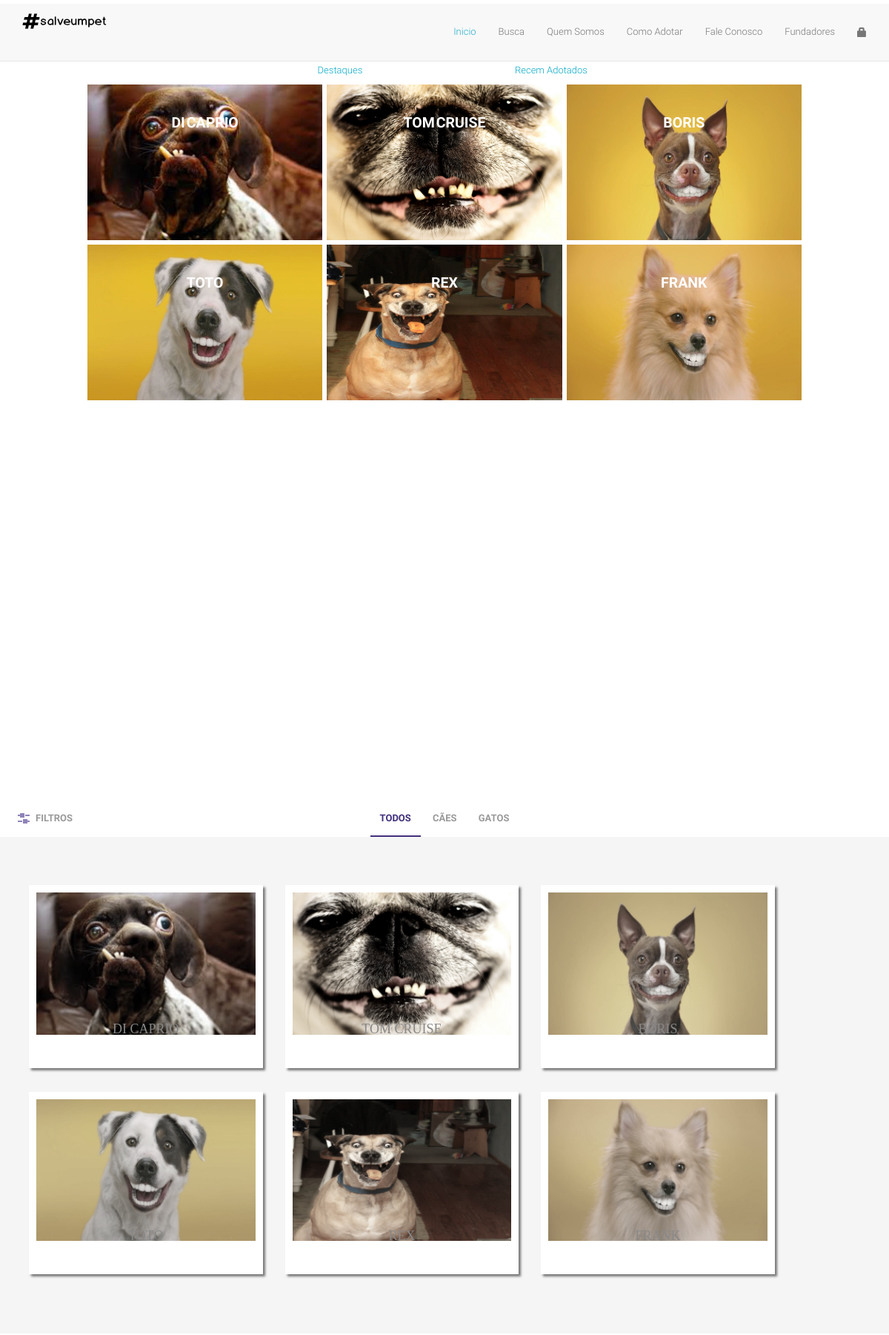
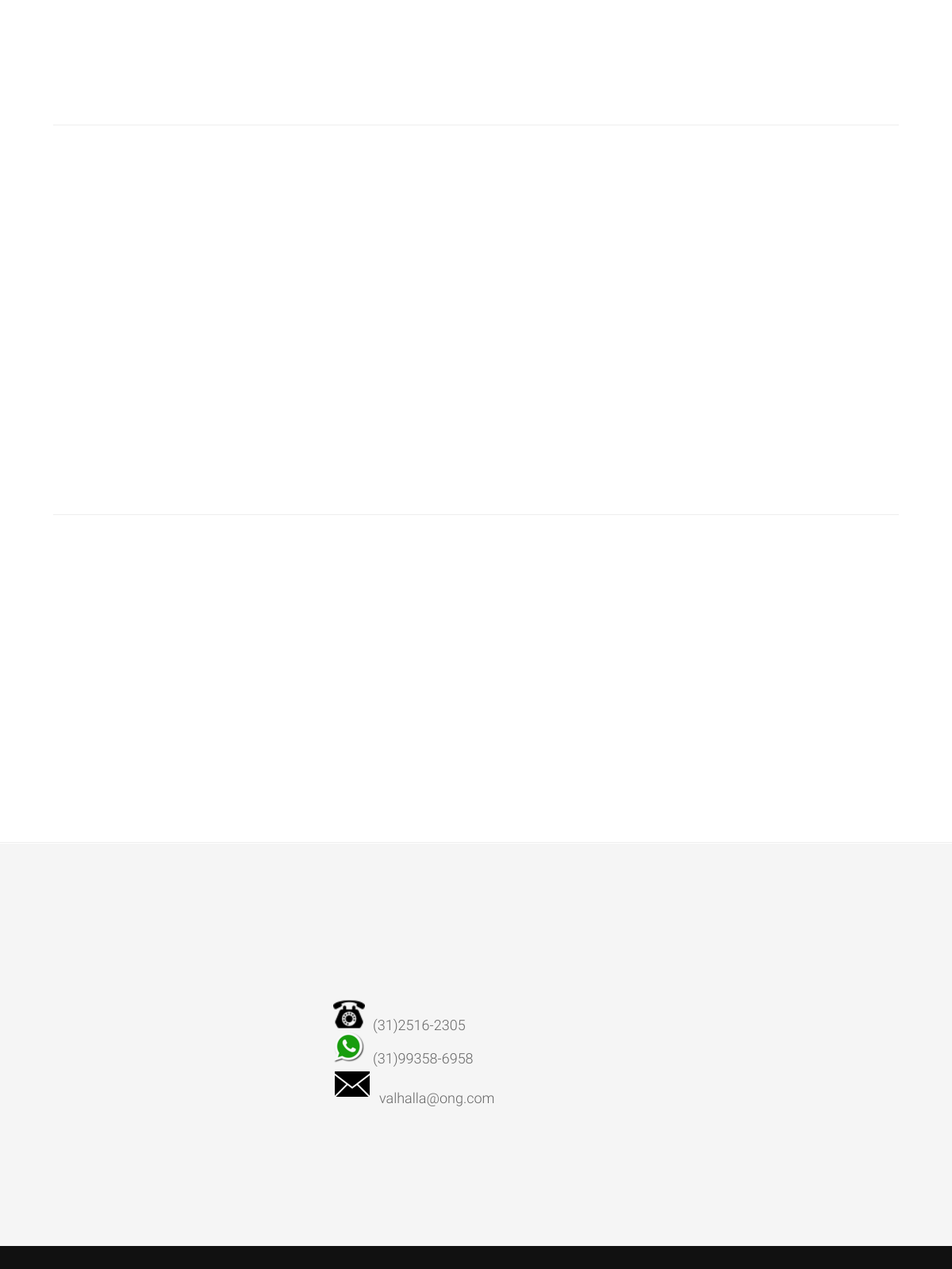
/index.php?page=destaques (upper part), run on the app's committed database (2 pictures, top to bottom).
### tables this page shows
CREATE TABLE `tb_foto` (
  `COD_FOTO` int(11) NOT NULL AUTO_INCREMENT,
  `COD_ANIMAL` int(11) NOT NULL,
  `URL` varchar(200) DEFAULT NULL,
  `ID_FOTO_PRI` char(1) DEFAULT 'N',
  `NOM_FOTO` varchar(20) DEFAULT NULL,
  PRIMARY KEY (`COD_FOTO`,`COD_ANIMAL`),
  KEY `COD_ANIMAL` (`COD_ANIMAL`),
  CONSTRAINT `tb_foto_ibfk_1` FOREIGN KEY (`COD_ANIMAL`) REFERENCES `tb_animal` (`COD_ANIMAL`) ON UPDATE CASCADE
);

CREATE TABLE `tb_animal` (
  `COD_ANIMAL` int(11) NOT NULL AUTO_INCREMENT,
  `COD_USUARIO` int(11) DEFAULT NULL,
  `NOM_ANIMAL` varchar(100) DEFAULT NULL,
  `DESC_ANIMAL` varchar(50) DEFAULT NULL,
  `DESC_PERFIL` varchar(2000) NOT NULL,
  `IND_SEXO` smallint(6) DEFAULT NULL,
  `IDADE` int(11) DEFAULT NULL,
  `COR` varchar(50) DEFAULT NULL,
  `IND_PORTE` int(11) DEFAULT NULL,
  `DT_CADASTRO` date DEFAULT NULL,
  `DT_ADOCAO` date DEFAULT NULL,
  `COD_ESPECIE` int(11) NOT NULL,
  `COD_CIDADE` int(11) NOT NULL,
  PRIMARY KEY (`COD_ANIMAL`),
  KEY `IX_TB_ANIMAL_COD_ESPECIE` (`COD_ESPECIE`),
  KEY `IX_TB_ANIMAL_COD_USUARIO` (`COD_USUARIO`),
  KEY `IX_TB_ANIMAL_COD_CIDADE` (`COD_CIDADE`),
  CONSTRAINT `tb_animal_ibfk_1` FOREIGN KEY (`COD_ESPECIE`) REFERENCES `tb_especie` (`COD_ESPECIE`) ON UPDATE CASCADE,
  CONSTRAINT `tb_animal_ibfk_2` FOREIGN KEY (`COD_USUARIO`) REFERENCES `tb_usuario` (`COD_USUARIO`) ON UPDATE CASCADE,
  CONSTRAINT `tb_animal_ibfk_3` FOREIGN KEY (`COD_CIDADE`) REFERENCES `tb_cidade` (`COD_CIDADE`) ON UPDATE CASCADE
);

### assets/php/util.php (the view, shortened to what this page needs)
<?php
		function getdados($acao){
			$pdo = conectar();
		if(isset($acao)){
			if($acao == 'getDestaques'){
				$listar ="select 	a.cod_animal,
									a.nom_animal,
									a.desc_animal,
									f.cod_foto,
									f.nom_foto,
									f.id_foto_pri
									from 	tb_animal a , tb_foto f
									where 	a.cod_animal = f.cod_animal
									and   	f.id_foto_pri = 's'";
				$stmdestaque = $pdo->prepare($listar);
				$stmdestaque-> execute();
				if(!$stmdestaque){
					echo "não há destaques a serem exibidos";
				}else{
					while($rowdestaque = $stmdestaque->fetch()){
					echo "<figure id ='perfil' class='effect-oscar wowload fadein'>
							<img src='images/profile/user_1/pet_$rowdestaque[cod_animal]/book/$rowdestaque[nom_foto].jpg'/>
							<figcaption>
							<h2>$rowdestaque[nom_animal]</h2>
							<p> $rowdestaque[desc_animal]</br>
							<a href='#conteudo' id='animal-filtro' data-value='" .$rowdestaque['cod_animal']. "'>Perfil</a>
							</figcaption>
							</figure>";
					}
				}
			}
		}
	}
?>

### index.php (shortened to what this page needs)
<!DOCTYPE html>
<?php
include ("assets/php/navigation.php");
$pdo = conectar ();
$listaAnimal = $pdo->query ( " select 	e.nom_estado,
	e.sg_uf,
	c.nom_cidade,
	a.cod_usuario,
	u.nom_usuario,
	a.cod_animal,
	a.nom_animal,
	f.cod_foto,
	f.nom_foto,
  case
  when esp.cod_especie = 1 then 'cao'
  when esp.cod_especie = 2 then 'gato'
	end as cod_especie,
	a.cor,
	a.idade,
	case
		when a.ind_porte = 1 then 'pequeno'
		when a.ind_porte = 2 then 'medio'
		when a.ind_porte = 3 then 'grande'
		else 'indefinido'
	end as ind_porte,
	case
		when a.ind_sexo = 1 then 'macho'
		when a.ind_sexo = 2 then 'femea'
	end as ind_sexo
from
	tb_animal a inner join tb_especie esp on(a.cod_especie = esp.cod_especie)
				inner join tb_foto    f   on(a.cod_animal  = f.cod_animal)
				inner join tb_usuario u   on(a.cod_usuario = u.cod_usuario)
				inner join tb_cidade  c   on(a.cod_cidade  = c.cod_cidade)
				inner join tb_estado  e   on(c.cod_estado  = e.cod_estado)
where
	f.id_foto_pri = 's' " );
?>
<html lang="en">
<head>
<?php include 'shared/_header.php';?>
</head>
<body id="body">
	<?php
include 'shared/_menu.php';
	?>
	<div id="conteudo" class="clear spacer fix grid row"
		style="padding-top: 6em;">
		<div id="inicio-header" class="col-md-6 col-md-offset-3" style="">
			<ul class="nav nav-pills nav-justified navigation">
				<li><a href="index.php?page=destaques" class="menu-topo"
					id="destaques" data-link='destaques'>Destaques</a></li>
				<li><a href="index.php?page=recem_adotados" class="menu-topo"
					id="recem_adotados" data-link='adotados'>Recem Adotados</a></li>
			</ul>
		</div>
		<div id="conteudo-sub" class="col-md-10 col-md-offset-1 scroll"
			style="min-height: 800px">
			<?php navigation()?>
		</div>
	</div>
	<div id="filtro" class="clearfix filtros row scroll"
		style="padding-top: 90px;">
		<main class="cd-main-content">
		<div class="cd-tab-filter-wrapper">
			<div class="cd-tab-filter">
				<ul class="cd-filters">
					<li class="filter"><a class="selected" href="#0" data-type="todos">Todos</a></li>
					<li class="filter" data-filter=".cao"><a href="#0" data-type="cao">Cães</a></li>
					<li class="filter" data-filter=".gato"><a href="#0"
						data-type="gato">Gatos</a></li>
				</ul>
			</div>
		</div>
		<section id="galery-perfil" class="cd-gallery">
			<ul class="filtros cs-style-3">
						<?php
						if ($listaAnimal) {
							while ( $row = $listaAnimal->fetch ( PDO::FETCH_ASSOC ) ) {
								echo "<li class='mix " . $row ["nom_animal"] . " " . $row ["cor"] . " " . $row ["cod_especie"] . " " . $row ["idade"] . "a " . $row ["ind_porte"] . " " . $row ["ind_sexo"] . " " . $row ["sg_uf"] . " " . ltrim ( $row ["nom_cidade"] ) . "'>
									<div class='imgHolder'>
										<figure>
										<img id='animal-filtro' data-value='" . $row ['cod_animal'] . "'  src='images/profile/user_" . $row ['cod_usuario'] . "/pet_" . $row ['cod_animal'] . "/book/" . $row ['nom_foto'] . ".jpg' >
										<hr>
										<p>
											" . $row ['nom_animal'] . "
										</p>
										<figcaption>
											<h3>" . utf8_encode ( $row ['nom_cidade'] ) . " - " . $row ['sg_uf'] . "</h3>
											<span>" . $row ["ind_sexo"] . ", " . $row ["idade"] . " ano(s)</span>
											<a href='#conteudo' id='animal-filtro' data-value='" . $row ['cod_animal'] . "'>Perfil</a>
										</figcaption>
										</figure>
									</div>
								</li>";
							}
						}
						?>
			</ul>
		</section>
		<a href="#0" id="filtro-menu" class="cd-filter-trigger">Filtros</a> </main>
	</div>
	<div id="about" class="container spacer about">
		<hr>
		<div class="row">
		</div>
	</div>
	<div id="comoAdotar" class="container spacer about">
		<hr>
		<div class="row">
		</div>
	</div>
	<hr>
	<?php
	include 'shared/_footer.php';
	include 'shared/_scripts.php';?>
</body>
</html>

### shared/_header.php (shortened to what this page needs)
<head>
	<?php include 'shared/_estilos.php';?>
</head>

### shared/_estilos.php (shortened to what this page needs)
<link rel="stylesheet" href="assets/css/fontGoogle.css">
<link rel="stylesheet" href="assets/fonts/font-awesome/css/font-awesome.css">
<link rel="stylesheet" href="assets/bootstrap/css/bootstrap.min.css" />
<link rel="stylesheet" href="assets/css/fundadores/fundadores.css">
<link rel="stylesheet" href="assets/animate/animate.css" />
<link rel="stylesheet" href="assets/animate/set.css">
<link rel="stylesheet" href="assets/css/normalize.min.css" />
<link rel="stylesheet" href="assets/css/reset.css">
<link rel="stylesheet" href="assets/css/style-filtro.css">
<link rel="stylesheet" href="assets/css/style.css">
<link rel="stylesheet" href="assets/css/styleLogin.css">
<link rel="stylesheet" href="assets/fonts/font-awesome/css/font-awesome.css">

### shared/_menu.php (shortened to what this page needs)
<div class="navbar-wrapper">
	<div class="container">
		<div class="navbar navbar-default navbar-fixed-top" role="navigation"
			id="top-nav">
			<div class="container">
				<div class="navbar-header">
					<a class="navbar-brand" href="#home"><img src="images/logo2.png"
						alt="logo"></a>
				</div>
				<div class="navbar-collapse  collapse">
					<ul class="nav navbar-nav navbar-right">
						<li class="nav scroll active"><a href="#body" class="menu-topo" id="menu-topo-inicio">Inicio</a></li>
						<li class="nav scroll"><a href="#filtro" class="menu-topo" id="menu-topo-buscar">Busca</a></li>
						<li class="nav scroll"><a href="#about" class="menu-topo" id="menu-topo-quem-somos">Quem Somos</a></li>
						<li class="nav scroll"><a href="#comoAdotar" class="menu-topo" id="menu-topo-como-adotar">Como Adotar</a></li>
						<li class="nav scroll"><a href="#contact" class="menu-topo" id="menu-topo-fale-conosco">Fale Conosco</a></li>
						<li><a href="index.php?page=fundadores" class="menu-topo navigation" id="fundadores">Fundadores</a></li>
						<li><a href="index.php?page=login" class="glyphicon glyphicon-lock navigation" id="login"></a></li>
					</ul>
				</div>
			</div>
		</div>
	</div>
</div>

### assets/php/navigation.php
<?php
	function navigation(){
		$permitidos = array('404','perfil','destaques','fundadores','recem_adotados','login','recuperar_acesso');
		$page = (isset($_GET['page']))? $_GET['page'] : 'firstAccessPage';
		$sub  = (isset($_GET['sub'])) ? $_GET['sub']  : 'firstAccessSub';
		if($page !='firstAccessPage'){
			if((array_search($page,$permitidos)!== false)){
				if($sub !='firstAccessSub'){
					if((array_search($sub,$permitidos)!== false)){
						include("$page.$sub.php");
					}else{
						include("404.php");
					}
				}else{
					include("$page.php");
				}
			}else{
				include('404.php');
			}
		}else{
			header("location:index.php?page=destaques");
		}
	}
?>

### destaques.php (shortened to what this page needs)
<?php include ("assets/php/util.php");
?>
<div id="destaques">
<?php getDados("getDestaques")  ?>
</div>

### shared/_footer.php (shortened to what this page needs)
<div id="contact" class="spacer">
	<div class="container contactform center">
		<div class="col-sm-offset-4">
			<div id="opt-contact">
				<div class="img-contact" style="float: left; margin-top: 30px">
					<img src="images/icon-phone.png"><span>(31)2516-2305</span><br> <img
						src="images/icon-whats.png"><span>(31)99358-6958</span><br> <img
						src="images/icon-email.png" /><span>valhalla@ong.com</span>
				</div>
			</div>
		</div>
		<div class="ReturnUser col-sm-6 col-sm-offset-3 col-xs-12">
		</div>
	</div>
</div>
<div class="footer text-center spacer">
</div>

### assets/css/fundadores/fundadores.css (style rules this page uses)
.navbar-default { background-color: #f8f8f8; border-color: #e7e7e7; padding: 0; }
.navbar-fixed-top { top: 0; border-width: 0 0 1px; }
.navbar-default .navbar-nav>li>a { color: #777; }
h1, h2, h3, h4, h5, h6 { text-transform: uppercase; font-family: Montserrat,"Helvetica Neue",Helvetica,Arial,sans-serif; font-weight: 700; }

### assets/css/style.css (style rules this page uses)
body { color:#666; font:300 15px/15px Roboto,Arial,Helvetica;background-color:#fff;-webkit-font-smoothing:antialiased; }
a { color:#00a9c6; text-decoration:none; }
.btn,a,.btn:hover,a:hover { -webkit-transition: all 0.3s ease-in-out; -moz-transition: all 0.3s ease-in-out; -ms-transition: all 0.3s ease-in-out; -o-transition: all 0.3s ease-in-out; transition: all 0.3s ease-in-out; outline: none !important; }
h1,h2,h3,h4 { margin: 0;line-height: 1em; }
h2 { font:300 2.5em Roboto,Arial,Helvetica;margin-bottom: 1.5em; }
p { font-size:1em;line-height: 1.7em; margin-bottom: 1.7em; }
.spacer { padding: 6em 0; }
.navbar-nav > li > a { font-size: 1em;line-height: 3.6em; }
.navbar-fixed-top { top: 5px; }
.navbar-default .navbar-nav>.active>a, .navbar-default .navbar-nav>.active>a:hover, .navbar-default .navbar-nav>.active>a:focus { background: none;color: #21abca; }
.about.spacer { padding-left: 4em; padding-right: 4em; }
#contact { background-color: #f5f5f5; }
#opt-contact { min-height:80px;max-width:100%;min-width: 10%;top: 0;right: 0;bottom: 0; left:0;position:relative;margin:0 auto;margin-bottom: 15px; }
.img-contact { padding:0px 10px 0px 10px; }
.img-contact span { padding:0px 0px 0px 10px;font-size: 18px }
.footer { background-color: #111; color: #fff; font-size: 1em;color: #aaa; }
@media (max-width: 1200px) { body { font:300 13px/13px Roboto,Arial,Helvetica; } }
@media (max-width: 1200px) { .navbar-brand { padding-top: 11px; } }
@media (max-width: 1200px) { .grid figure h2 { font: 700 1.5em Roboto,Arial,Helvetica; } }
@media (max-width: 1200px) { figure.effect-oscar figcaption { padding: 12%; } }
@media (max-width: 1200px) { figure.effect-oscar figcaption::before,figure.effect-chico figcaption::before { top: 20px;right: 20px;bottom: 20px;left: 20px; } }
.ReturnUser { height:100px; padding:5px; }

### assets/css/styleLogin.css (style rules this page uses)
* { margin: 0; padding: 0; border: none; outline: none; }

### data on the page
tb_foto: NOM_FOTO (picture), COD_ANIMAL.NOM_ANIMAL "DI CAPRIO"
tb_foto: NOM_FOTO (picture), COD_ANIMAL.NOM_ANIMAL "TOM CRUISE"
tb_foto: NOM_FOTO (picture), COD_ANIMAL.NOM_ANIMAL "BORIS"
tb_foto: NOM_FOTO (picture), COD_ANIMAL.NOM_ANIMAL "TOTO"
tb_foto: NOM_FOTO (picture), COD_ANIMAL.NOM_ANIMAL "REX"
tb_foto: NOM_FOTO (picture), COD_ANIMAL.NOM_ANIMAL "FRANK"

### other printed values
$row ['nom_animal'] "DI CAPRIO"
$row ['nom_animal'] "TOM CRUISE"
$row ['nom_animal'] "BORIS"
$row ['nom_animal'] "TOTO"
$row ['nom_animal'] "REX"
$row ['nom_animal'] "FRANK"
